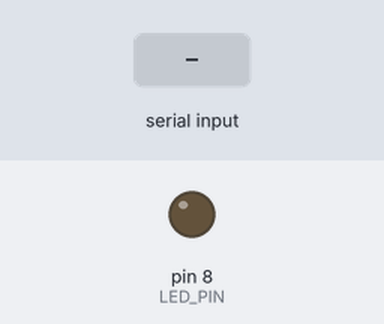
A sketch run on a simulated Arduino Uno, built with avr-gcc and run on an emulated ATmega328P. Shown: output pins drawn as LEDs (lit = HIGH). The test bench sets the inputs (shaded band). What the sketch prints to the serial monitor is not drawn.

Above: at 1.2 s.
1.3 s: "1\n" received over Serial
At 2.1 s:
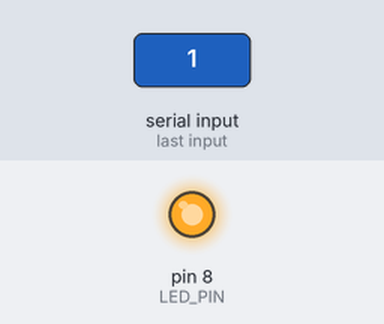
Timing chart, 0 to 4.3 s (numbered marks = the images above; inputs shaded):
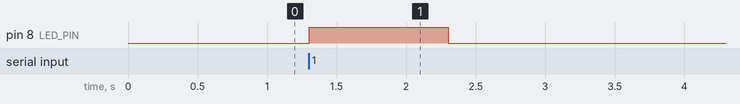

The sketch:

bluetooth_led.ino
```cpp
const int LED_PIN = 8;

void setup() {
  pinMode(LED_PIN, OUTPUT);

  Serial.begin(9600);
  Serial.println("HC-06 connected!");
}

void loop() {
  if (Serial.available() > 0) {
    int value = Serial.parseInt();
    if (value == 0) {
      digitalWrite(LED_PIN, LOW);
    }
    else if (value == 1) {
      digitalWrite(LED_PIN, HIGH);
    }
  }
}
```

Measured:
- after the input at 1.3 s, pin 8 (LED_PIN): LOW → HIGH at once, → LOW 1.0 s later
